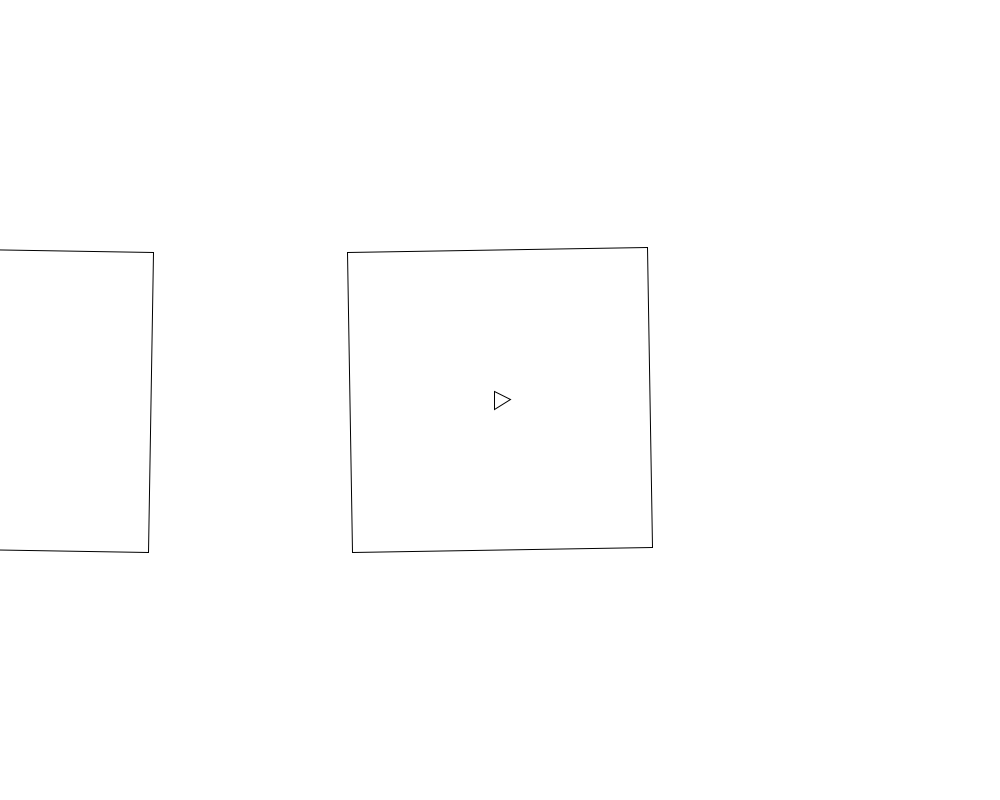
Frame 1 (no input)
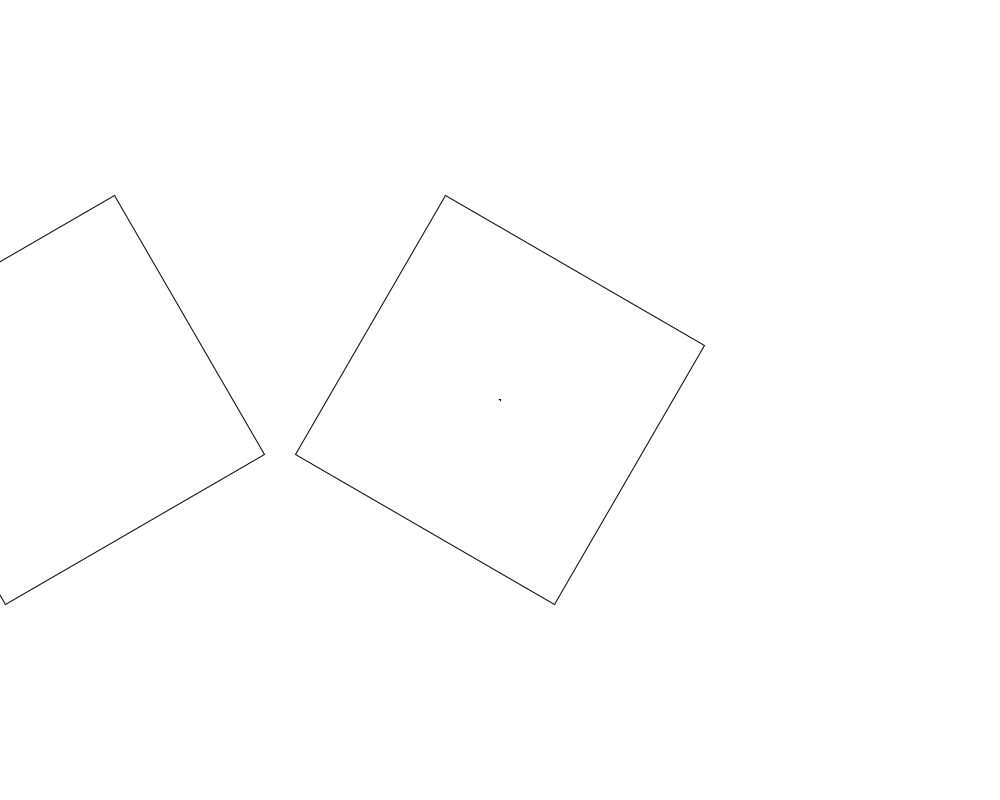
Frame 60 (the mouse pressed at the canvas centre just before this capture)
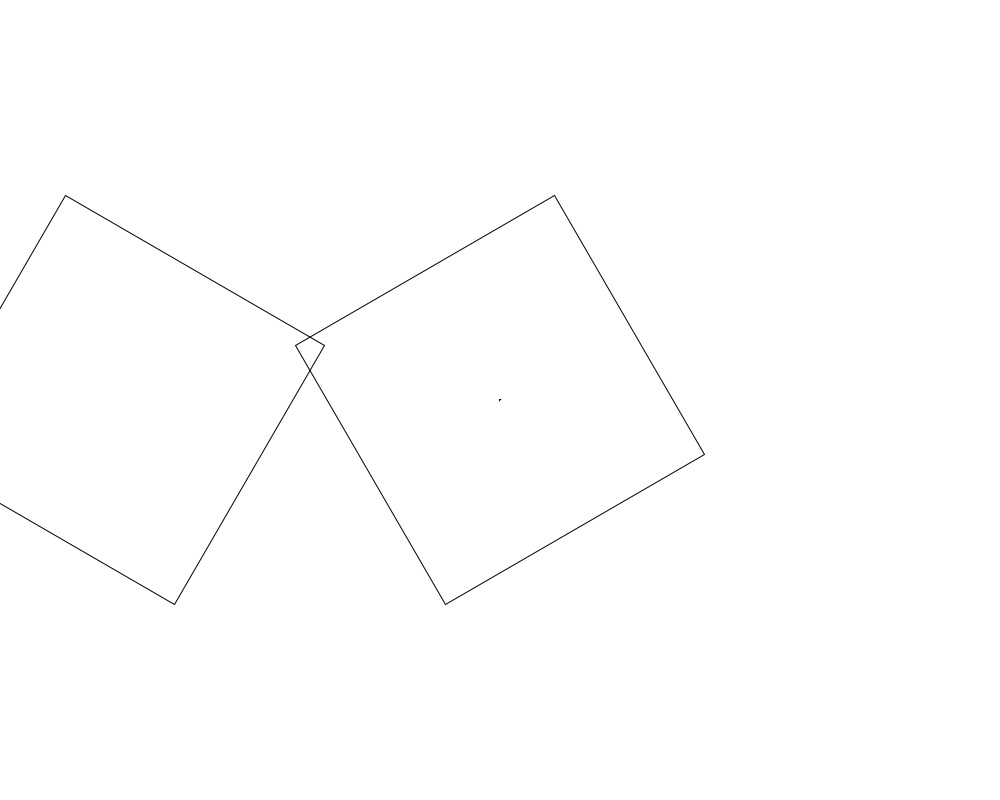
Frame 120 (the mouse held since frame 60 and released just before this capture)

The Processing sketch that drew these frames (run headless with seeded random() and noise(); from frame 60 on, the mouse is pressed at the canvas centre):

// Processing sketch: transformation_example
// ── transformation_example.pde
void setup() {
  size(1000, 800);
}

void draw() {
  background(255);
  //printMatrix();

  float w = 300;
  float h = 300;

  pushMatrix();
  translate(frameCount, height/2);
  rotate(frameCount*PI/180); // radians(frameCount)
  rect(-w/2, -h/2, w, h);
  popMatrix();

  translate(width/2, height/2);
  rotate(-frameCount*PI/180); // radians(frameCount)
  rect(-w/2, -h/2, w, h);
  
  
  //poly(float radius, int sides)
  noFill();
  poly(sin(frameCount*PI/30)*100, 3);
}

// ── Poly.pde
void poly(float radius, int sides) {
  float x = 0;
  float y = 0;
  float theta = 0;

  beginShape();// starts recording internally
  for (int i=0; i<sides; i++) {
    x = cos(theta)*radius;
    y = sin(theta)*radius;
    vertex(x, y); // recorded coords
    theta += TWO_PI/sides;
  }
  endShape(CLOSE); // end record and draw to screen
}
